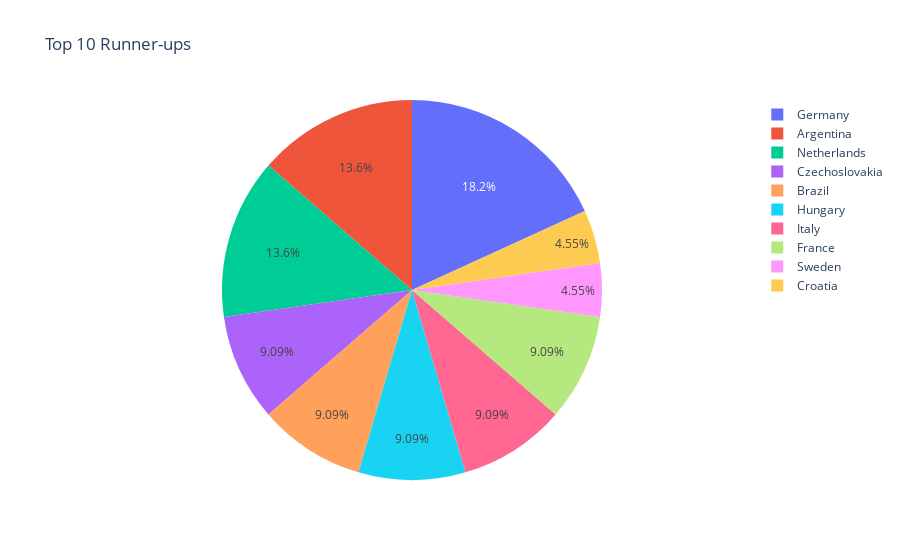

Source (notebook cell):
### Code cell
runner_df = wc_df.ai.transform ("select runner, rename 'West Germany' as 'Germany'")
#runners_up
runner_df.ai.plot("pie chart with top 10 runner ups")

### Figure 1 — Plotly figure (JSON) as saved in the notebook; plotly's stock layout.template omitted (floating-point values rounded to 4 significant figures)
{"data": [{"domain": {"x": [0, 1], "y": [0, 1]}, "hovertemplate": "runner=%{label}<br>count=%{value}<extra></extra>", "labels": ["Germany", "Argentina", "Netherlands", "Czechoslovakia", "Brazil", "Hungary", "Italy", "France", "Sweden", "Croatia"], "legendgroup": "", "name": "", "showlegend": true, "type": "pie", "values": [4, 3, 3, 2, 2, 2, 2, 2, 1, 1]}], "layout": {"legend": {"tracegroupgap": 0}, "title": {"text": "Top 10 Runner-ups"}}}
